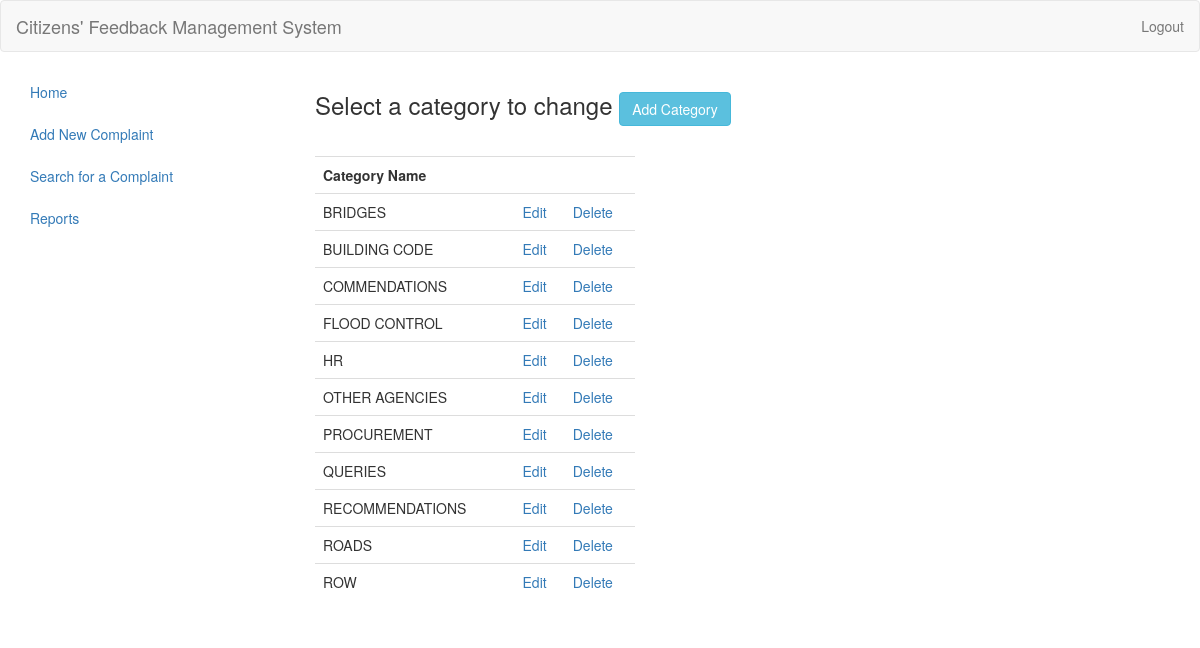
Page /cfms/categories/ on the committed database.
### complaints/models.py (models this page shows, shortened)
class Category(models.Model):
	name = models.CharField(max_length=100)
	archived = models.BooleanField(default=False)
	class Meta:
		verbose_name_plural = 'Categories'

### complaints/views.py (the view)
# urls.py: url(r'^categories/update/(?P<category_id>[\w\-0-9]+)/$', views.update_category, name='update_category'),
def categories(request):
	categories = Category.objects.filter(archived=False).order_by('name')
	form = CategoryForm()
	return render(request, 'complaints/categories.html', {'categories': categories, 'form': form})

### global/templates/complaints/categories.html (shortened to what this page needs)
{% extends "complaints/base.html" %}
{% load staticfiles %}
{% block content %}
	<div class="col-md-7">
		<h3>
			Select a category to change
			<button type="button" class="btn btn-info" data-toggle="modal" data-target="#add-category-modal" id="modalActionButton">Add Category</button>
		</h3>
		<br>
		<div class="row">
			<div class="col-md-6">
				<table class="table">
					<tbody>
						<tr>
							<th>Category Name</th>
							<th></th>
							<th></th>
						</tr>
						{% for category in categories %}
							<tr>
								<td>{{ category.name }}</td>
								<td><a href="{% url 'update_category' category.id %}">Edit</a></td>
								<td><a href="{% url 'delete_category' category.id %}">Delete</a></td>
							</tr>
						{% endfor %}
					</tbody>
				</table>
			</div>
		</div>
	</div>
{% endblock %}

### rows in the picture
Category: name "BRIDGES"
Category: name "BUILDING CODE"
Category: name "COMMENDATIONS"
Category: name "FLOOD CONTROL"
Category: name "HR"
Category: name "OTHER AGENCIES"
Category: name "PROCUREMENT"
Category: name "QUERIES"
Category: name "RECOMMENDATIONS"
Category: name "ROADS"
Category: name "ROW"
